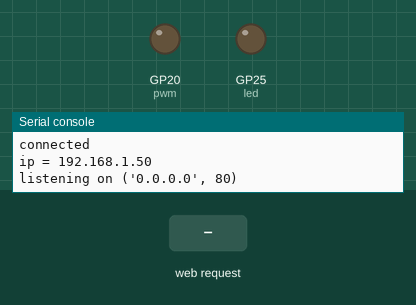
Simulated run of this program. Board: Raspberry Pi Pico running MicroPython. On the bench: output pins drawn as LEDs (lit = HIGH), the last lines printed to the serial console. Inputs (shaded band) come from the test bench. WiFi joins after 1.5 s.

Above: at 3.2 s.
3.3 s: HTTP request GET /light/on received
At 3.8 s:
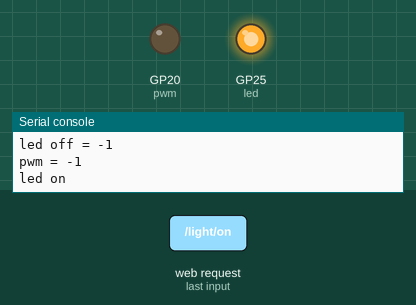
6.3 s: HTTP request GET /light/off received
At 7.3 s:
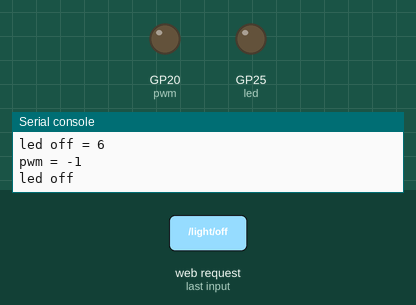
Timing chart, 0 to 9.3 s (numbered marks = the images above; inputs shaded):
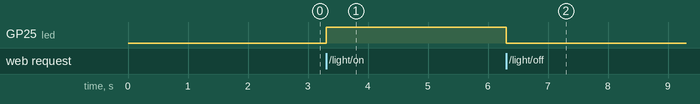

The program:

webLed.py
```python
import netman
import socket
from machine import Pin, PWM
from time import sleep

# based on:
# https://peppe8o.com/getting-started-with-wifi-on-raspberry-pi-pico-w-and-micropython/

led = Pin("LED", Pin.OUT)
pwm = PWM(Pin(20)) # Pin 20 is the breadboard LED for the Pico W

#set the frequency to 2.5kHz
pwm.freq(2500)
country = 'IT'
ssid = 'zakynthos'
password = 'newyork18'

wifi_connection = netman.connectWiFi(ssid,password,country)

html = """<!DOCTYPE html>
<html>
<head> <title>Pico W</title> </head>
<body> <h1>Pico W</h1>
<p>Current status: %s</p>
<p><a href="http://"""+wifi_connection[0]+"""/light/on">Turn ON</a></p>
<p><a href="http://"""+wifi_connection[0]+"""/light/off">Turn OFF</a></p>
<p>Set PWM: <input type="range" min="0" max="65535" value="0" id="pwmSlider" oninput="updatePWM(this.value)"></p>
<script>
function updatePWM(value) {
  var xhr = new XMLHttpRequest();
  xhr.open("GET", "/pwm/" + value, true);
  xhr.send();
}
</script>
<p>by <a href="https://codeasm.com">codeasm.com</a></p>
</body>
</html>
"""


# Open socket
addr = socket.getaddrinfo('0.0.0.0', 80)[0][-1]
s = socket.socket()
s.bind(addr)
s.listen(1)

print('listening on', addr)

# Initialize LED status
led.value(0)
stateis = "LED is OFF"

# Listen for connections
while True:
  try:
    cl, addr = s.accept()
    print('client connected from', addr)
    request = cl.recv(1024)
    print(request)

    request = str(request)[0:50] # The [0:50] avoids getting the url directory from referer
    led_status = request.find('GET / HTTP')
    led_on = request.find('/light/on')
    led_off = request.find('/light/off')
    pwm_led = request.find('/pwm/')
    print( 'led on = ' + str(led_on))
    print( 'led off = ' + str(led_off))
    print( 'pwm = ' + str(pwm_led))
    if pwm_led > 0:
          try:
            pwm_value_str = request.split('/pwm/')[1].split(' ')[0]
            pwm_value = int(pwm_value_str)
            if 0 <= pwm_value <= 65535:
              pwm.duty_u16(pwm_value)
              stateis = f"LED PWM set to {pwm_value}"
            else:
              stateis = "PWM value out of range (0-65535)"
          except (IndexError, ValueError):
            stateis = "Invalid PWM value"

    if led_status >0:
      print("LED status request") # No LED action

    if led_on >0:
      print("led on")
      led.value(1)
      stateis = "LED is ON"

    if led_off >0:
      print("led off")
      led.value(0)
      stateis = "LED is OFF"


    response = html % stateis

    cl.send('HTTP/1.0 200 OK\r\nContent-type: text/html\r\n\r\n')
    cl.send(response)
    cl.close()

  except OSError as e:
    cl.close()
    s.close()
    print('connection closed')
    # Recreate the socket to avoid EADDRINUSE error
    s = socket.socket()
    s.bind(addr)
    s.listen(1)
```

netman.py
```python
import network, rp2
import time

def connectWiFi(ssid,password,country):
   rp2.country(country)
   wlan = network.WLAN(network.STA_IF)
   wlan.config(pm = 0xa11140)
   wlan.active(True)
   wlan.connect(ssid, password)
   # Wait for connect or fail
   max_wait = 10
   while max_wait > 0:
      if wlan.status() < 0 or wlan.status() >= 3:
        break
      max_wait -= 1
      print('waiting for connection...')
      time.sleep(1)

   # Handle connection error
   if wlan.status() != 3:
      raise RuntimeError('network connection failed')
   else:
      print('connected')
      status = wlan.ifconfig()
      print( 'ip = ' + status[0] )
   return status
```

Measured:
- after the input at 3.3 s, GP25 (led): LOW → HIGH at once
- after the input at 6.3 s, GP25 (led): HIGH → LOW at once
